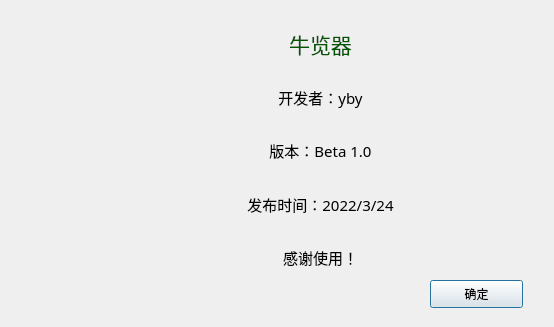
<?xml version="1.0" encoding="UTF-8"?>
<ui version="4.0">
 <class>AppInfo</class>
 <widget class="QDialog" name="AppInfo">
  <property name="geometry">
   <rect>
    <x>0</x>
    <y>0</y>
    <width>554</width>
    <height>327</height>
   </rect>
  </property>
  <property name="windowTitle">
   <string>关于</string>
  </property>
  <widget class="QPushButton" name="OK">
   <property name="geometry">
    <rect>
     <x>430</x>
     <y>280</y>
     <width>93</width>
     <height>28</height>
    </rect>
   </property>
   <property name="text">
    <string>确定</string>
   </property>
  </widget>
  <widget class="QLabel" name="label_6">
   <property name="geometry">
    <rect>
     <x>30</x>
     <y>50</y>
     <width>141</width>
     <height>141</height>
    </rect>
   </property>
   <property name="whatsThis">
    <string>&lt;html&gt;&lt;head/&gt;&lt;body&gt;&lt;p&gt;&lt;img src=&quot;:/image/img/png-0006.png&quot;/&gt;&lt;/p&gt;&lt;/body&gt;&lt;/html&gt;</string>
   </property>
   <property name="text">
    <string/>
   </property>
   <property name="pixmap">
    <pixmap resource="resource.qrc">:/image/img/png-0006.png</pixmap>
   </property>
  </widget>
  <widget class="QWidget" name="layoutWidget">
   <property name="geometry">
    <rect>
     <x>220</x>
     <y>20</y>
     <width>201</width>
     <height>261</height>
    </rect>
   </property>
   <property name="font">
    <font>
     <family>楷体</family>
     <pointsize>11</pointsize>
    </font>
   </property>
   <layout class="QVBoxLayout" name="verticalLayout">
    <item>
     <widget class="QLabel" name="label_5">
      <property name="palette">
       <palette>
        <active>
         <colorrole role="WindowText">
          <brush brushstyle="SolidPattern">
           <color alpha="255">
            <red>0</red>
            <green>85</green>
            <blue>0</blue>
           </color>
          </brush>
         </colorrole>
        </active>
        <inactive>
         <colorrole role="WindowText">
          <brush brushstyle="SolidPattern">
           <color alpha="255">
            <red>0</red>
            <green>85</green>
            <blue>0</blue>
           </color>
          </brush>
         </colorrole>
        </inactive>
        <disabled>
         <colorrole role="WindowText">
          <brush brushstyle="SolidPattern">
           <color alpha="255">
            <red>120</red>
            <green>120</green>
            <blue>120</blue>
           </color>
          </brush>
         </colorrole>
        </disabled>
       </palette>
      </property>
      <property name="font">
       <font>
        <family>隶书</family>
        <pointsize>16</pointsize>
       </font>
      </property>
      <property name="text">
       <string>牛览器</string>
      </property>
      <property name="textFormat">
       <enum>Qt::AutoText</enum>
      </property>
      <property name="alignment">
       <set>Qt::AlignCenter</set>
      </property>
      <property name="margin">
       <number>0</number>
      </property>
      <property name="indent">
       <number>-1</number>
      </property>
     </widget>
    </item>
    <item>
     <widget class="QLabel" name="label_2">
      <property name="font">
       <font>
        <family>楷体</family>
        <pointsize>11</pointsize>
       </font>
      </property>
      <property name="text">
       <string>开发者：yby</string>
      </property>
      <property name="alignment">
       <set>Qt::AlignCenter</set>
      </property>
     </widget>
    </item>
    <item>
     <widget class="QLabel" name="label">
      <property name="font">
       <font>
        <family>楷体</family>
        <pointsize>11</pointsize>
       </font>
      </property>
      <property name="text">
       <string>版本：Beta 1.0</string>
      </property>
      <property name="alignment">
       <set>Qt::AlignCenter</set>
      </property>
     </widget>
    </item>
    <item>
     <widget class="QLabel" name="label_3">
      <property name="font">
       <font>
        <family>楷体</family>
        <pointsize>11</pointsize>
       </font>
      </property>
      <property name="text">
       <string>发布时间：2022/3/24</string>
      </property>
      <property name="alignment">
       <set>Qt::AlignCenter</set>
      </property>
     </widget>
    </item>
    <item>
     <widget class="QLabel" name="label_4">
      <property name="font">
       <font>
        <family>楷体</family>
        <pointsize>11</pointsize>
       </font>
      </property>
      <property name="text">
       <string>感谢使用！</string>
      </property>
      <property name="alignment">
       <set>Qt::AlignCenter</set>
      </property>
     </widget>
    </item>
   </layout>
  </widget>
 </widget>
 <resources>
  <include location="resource.qrc"/>
 </resources>
 <connections/>
</ui>
